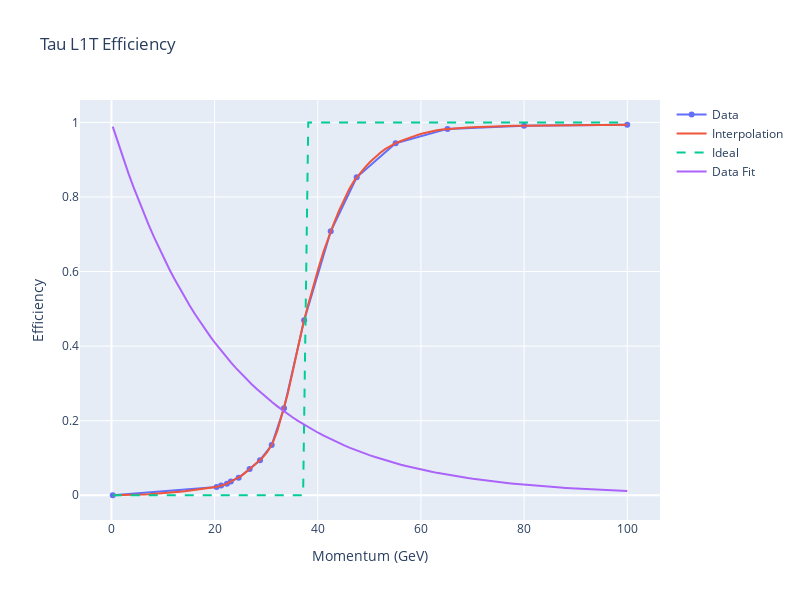

Source (notebook cell):
### Code cell
fig = go.Figure()
fig.add_scatter(x = tau["x"], y = tau[" y"], name = "Data")
fig.add_scatter(x = tau_xs, y = tau_spl(tau_xs), name = "Interpolation")
fig.add_scatter(x = tau_xs, y = tau_ideal(tau_xs), name = "Ideal", line_dash="dash")
fig.add_scatter(x = tau_xs, y = 1.0 - exp_cdf(tau_xs, tau_l), name = "Data Fit")
fig.update_layout(width = 800,
                  height = 600,
                  title = "Tau L1T Efficiency",
                  xaxis_title = "Momentum (GeV)",
                  yaxis_title = "Efficiency",
                  )
fig.update_xaxes(type = "linear")
